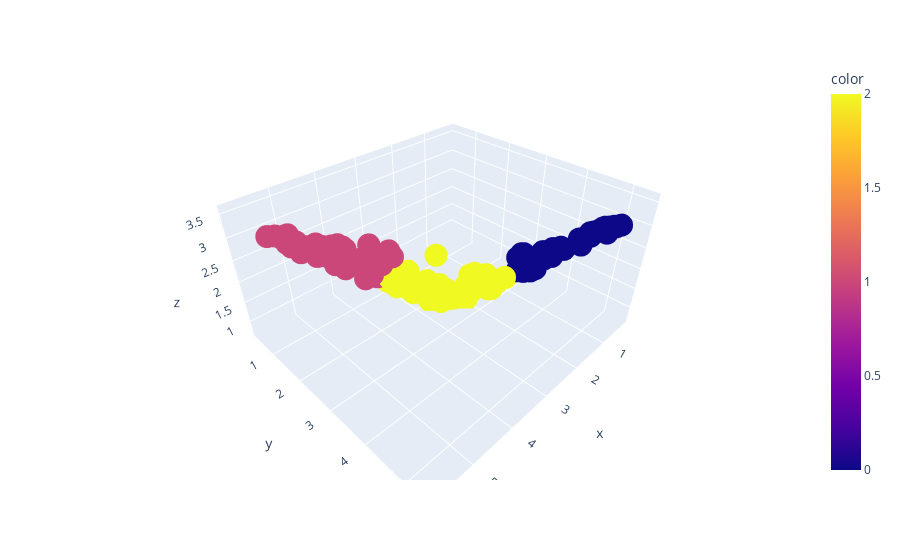

Notebook code for this chart:
### Code cell
x = intfe_dict_kmeans3_fe['int_fe_2017'].T[0]
y = intfe_dict_kmeans3_fe['int_fe_2017'].T[1]
z = intfe_dict_kmeans3_fe['int_fe_2017'].T[2]
fig = px.scatter_3d(x=x, y=y, z=z, color = intfe_dict_kmeans3_labels['int_fe_2017'].labels_)
fig.show()
